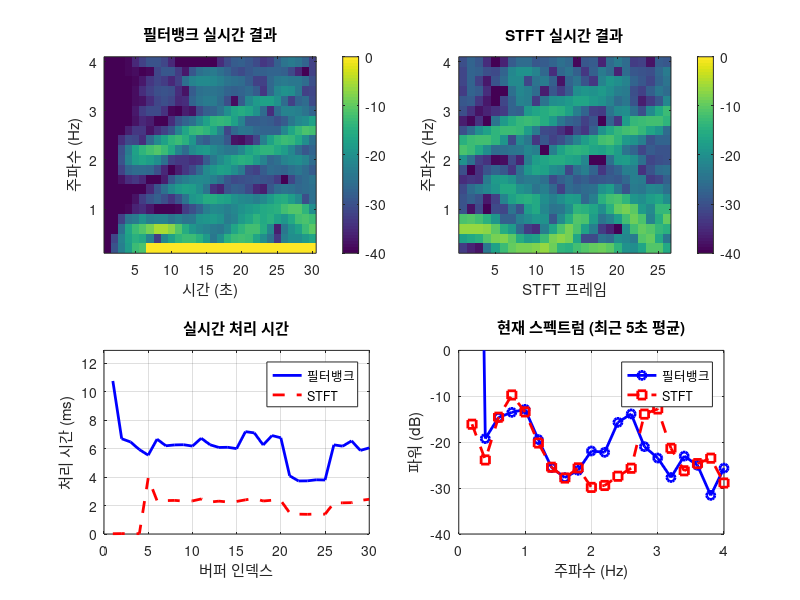

The MATLAB script that drew this image: (Note: this script raises an error after producing the figure.)
%% 실시간 시뮬레이션: STFT vs 필터뱅크
% 실시간 처리 상황에서의 두 방법 비교
clear all; close all; clc;

%% 1. 시뮬레이션 파라미터
fs = 100;  % 샘플링 주파수 (Hz)
buffer_size = fs * 1;  % 1초 버퍼
total_duration = 30;  % 전체 시뮬레이션 시간 (초)
n_buffers = total_duration;

% 주파수 대역 설정
freq_bands = 0.2:0.2:4.0;  % 19개 대역
n_bands = length(freq_bands);

% 실시간으로 변하는 신호 생성 함수
generate_signal = @(t, idx) ...
    0.5*sin(2*pi*(0.5 + 0.1*sin(2*pi*0.05*idx))*t) + ...  % 주파수 변조
    0.3*sin(2*pi*(2.0 + idx/30)*t) + ...                   % 선형 주파수 증가
    0.2*(rand(1)-0.5)*sin(2*pi*3.5*t) + ...               % 진폭 변조
    0.1*randn(size(t));                                    % 잡음

%% 2. 필터뱅크 초기화
% 각 대역의 필터 계수 미리 계산
filter_bank = cell(n_bands, 1);
for i = 1:n_bands
    if i == 1
        [b, a] = butter(4, [0.1, freq_bands(i)+0.1]/(fs/2), 'bandpass');
    elseif i == n_bands
        [b, a] = butter(4, [freq_bands(i)-0.1, freq_bands(i)+0.1]/(fs/2), 'bandpass');
    else
        [b, a] = butter(4, [freq_bands(i)-0.1, freq_bands(i)+0.1]/(fs/2), 'bandpass');
    end
    filter_bank{i} = {b, a};
end

% 필터 상태 초기화
filter_states = cell(n_bands, 1);
for i = 1:n_bands
    filter_states{i} = [];
end

%% 3. STFT 파라미터
stft_window_size = fs * 5;  % 5초 윈도우
stft_overlap = stft_window_size * 0.9;  % 90% 오버랩
stft_buffer = [];  % STFT용 버퍼
stft_hop = stft_window_size - stft_overlap;

%% 4. 결과 저장 변수
fb_results = zeros(n_bands, n_buffers);
stft_results = [];
fb_times = zeros(n_buffers, 1);
stft_times = zeros(n_buffers, 1);

%% 5. 실시간 시뮬레이션
figure('Position', [100, 100, 1400, 800]);

for buf_idx = 1:n_buffers
    % 새로운 데이터 생성
    t_current = ((buf_idx-1)*buffer_size:(buf_idx*buffer_size-1))/fs;
    new_data = generate_signal(t_current, buf_idx);
    
    %% 5.1 필터뱅크 처리
    tic;
    fb_power = zeros(n_bands, 1);
    for i = 1:n_bands
        b = filter_bank{i}{1};
        a = filter_bank{i}{2};
        
        % 상태를 유지하면서 필터링
        if isempty(filter_states{i})
            [filtered, filter_states{i}] = filter(b, a, new_data);
        else
            [filtered, filter_states{i}] = filter(b, a, new_data, filter_states{i});
        end
        
        % 순시 파워 계산
        analytic = hilbert(filtered);
        fb_power(i) = mean(abs(analytic).^2);
    end
    fb_results(:, buf_idx) = fb_power;
    fb_times(buf_idx) = toc;
    
    %% 5.2 STFT 처리
    tic;
    % 버퍼에 새 데이터 추가
    stft_buffer = [stft_buffer, new_data];
    
    % 충분한 데이터가 모이면 STFT 수행
    if length(stft_buffer) >= stft_window_size
        % STFT 계산
        window = hamming(stft_window_size);
        nfft = 2^nextpow2(stft_window_size);
        
        % 윈도우 적용 및 FFT
        windowed_data = stft_buffer(end-stft_window_size+1:end) .* window';
        spectrum = fft(windowed_data, nfft);
        spectrum = spectrum(1:nfft/2+1);
        psd = abs(spectrum).^2 / (fs * sum(window.^2));
        
        % 주파수 빈
        f = fs * (0:nfft/2) / nfft;
        
        % 각 대역의 파워 계산
        stft_power = zeros(n_bands, 1);
        for i = 1:n_bands
            freq_idx = find(f >= (freq_bands(i)-0.1) & f <= (freq_bands(i)+0.1));
            if ~isempty(freq_idx)
                stft_power(i) = mean(psd(freq_idx));
            end
        end
        
        stft_results = [stft_results, stft_power];
        
        % 버퍼 업데이트 (hop size만큼 이동)
        if length(stft_buffer) > stft_window_size
            stft_buffer = stft_buffer(stft_hop+1:end);
        end
    end
    stft_times(buf_idx) = toc;
    
    %% 5.3 실시간 시각화 (5번마다 업데이트)
    if mod(buf_idx, 5) == 0
        % 필터뱅크 결과
        subplot(2,2,1);
        imagesc(1:buf_idx, freq_bands, 10*log10(fb_results(:,1:buf_idx) + eps));
        axis xy;
        xlabel('시간 (초)');
        ylabel('주파수 (Hz)');
        title('필터뱅크 실시간 결과');
        colorbar;
        caxis([-40, 0]);
        
        % STFT 결과
        if ~isempty(stft_results)
            subplot(2,2,2);
            imagesc(1:size(stft_results,2), freq_bands, 10*log10(stft_results + eps));
            axis xy;
            xlabel('STFT 프레임');
            ylabel('주파수 (Hz)');
            title('STFT 실시간 결과');
            colorbar;
            caxis([-40, 0]);
        end
        
        % 처리 시간 비교
        subplot(2,2,3);
        plot(1:buf_idx, fb_times(1:buf_idx)*1000, 'b-', 'LineWidth', 2);
        hold on;
        plot(1:buf_idx, stft_times(1:buf_idx)*1000, 'r--', 'LineWidth', 2);
        hold off;
        xlabel('버퍼 인덱스');
        ylabel('처리 시간 (ms)');
        title('실시간 처리 시간');
        legend('필터뱅크', 'STFT', 'Location', 'best');
        grid on;
        ylim([0, max([fb_times; stft_times])*1200]);
        
        % 현재 스펙트럼
        subplot(2,2,4);
        if buf_idx > 5
            recent_fb = mean(fb_results(:, buf_idx-4:buf_idx), 2);
            plot(freq_bands, 10*log10(recent_fb + eps), 'b-o', 'LineWidth', 2);
            if size(stft_results, 2) > 0
                hold on;
                recent_stft = stft_results(:, end);
                plot(freq_bands, 10*log10(recent_stft + eps), 'r--s', 'LineWidth', 2);
                hold off;
                legend('필터뱅크', 'STFT', 'Location', 'best');
            end
        end
        xlabel('주파수 (Hz)');
        ylabel('파워 (dB)');
        title('현재 스펙트럼 (최근 5초 평균)');
        grid on;
        ylim([-40, 0]);
        
        drawnow;
    end
end

%% 6. 최종 성능 분석
fprintf('\n=== 실시간 처리 성능 분석 ===\n');
fprintf('평균 처리 시간:\n');
fprintf('  - 필터뱅크: %.2f ms (±%.2f ms)\n', mean(fb_times)*1000, std(fb_times)*1000);
fprintf('  - STFT: %.2f ms (±%.2f ms)\n', mean(stft_times)*1000, std(stft_times)*1000);

fprintf('\n최대 처리 시간:\n');
fprintf('  - 필터뱅크: %.2f ms\n', max(fb_times)*1000);
fprintf('  - STFT: %.2f ms\n', max(stft_times)*1000);

fprintf('\n실시간 처리 가능성 (1초 버퍼 기준):\n');
fprintf('  - 필터뱅크: %s\n', iff(max(fb_times) < 1, '가능', '불가능'));
fprintf('  - STFT: %s\n', iff(max(stft_times) < 1, '가능', '불가능'));

% 지연시간 분석
fprintf('\n지연시간 분석:\n');
fprintf('  - 필터뱅크: 최소 지연 (버퍼 크기: %d 샘플 = %.0f ms)\n', ...
    buffer_size, buffer_size/fs*1000);
fprintf('  - STFT: 윈도우 크기에 따른 지연 (%d 샘플 = %.0f ms)\n', ...
    stft_window_size, stft_window_size/fs*1000);

%% 7. 추가 분석 그래프
figure('Position', [100, 100, 1200, 600]);

% 7.1 처리 시간 히스토그램
subplot(1,2,1);
histogram(fb_times*1000, 20, 'FaceColor', 'b', 'FaceAlpha', 0.5);
hold on;
histogram(stft_times*1000, 20, 'FaceColor', 'r', 'FaceAlpha', 0.5);
xlabel('처리 시간 (ms)');
ylabel('빈도');
title('처리 시간 분포');
legend('필터뱅크', 'STFT');
grid on;

% 7.2 누적 처리 시간
subplot(1,2,2);
plot(1:n_buffers, cumsum(fb_times), 'b-', 'LineWidth', 2);
hold on;
plot(1:n_buffers, cumsum(stft_times), 'r--', 'LineWidth', 2);
plot(1:n_buffers, (1:n_buffers)', 'k:', 'LineWidth', 1);
xlabel('버퍼 인덱스');
ylabel('누적 처리 시간 (초)');
title('누적 처리 시간 vs 실제 시간');
legend('필터뱅크', 'STFT', '실시간 기준선', 'Location', 'northwest');
grid on;

%% Helper function
function result = iff(condition, true_val, false_val)
    if condition
        result = true_val;
    else
        result = false_val;
    end
end